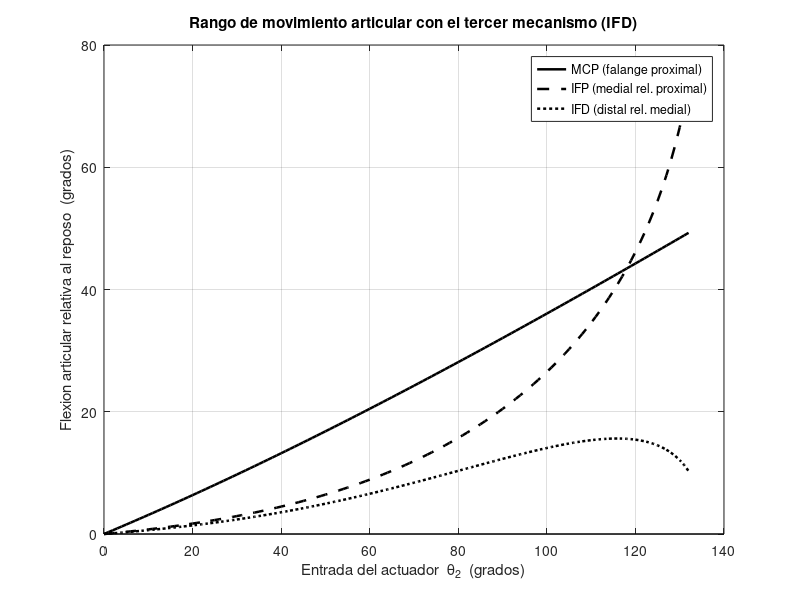
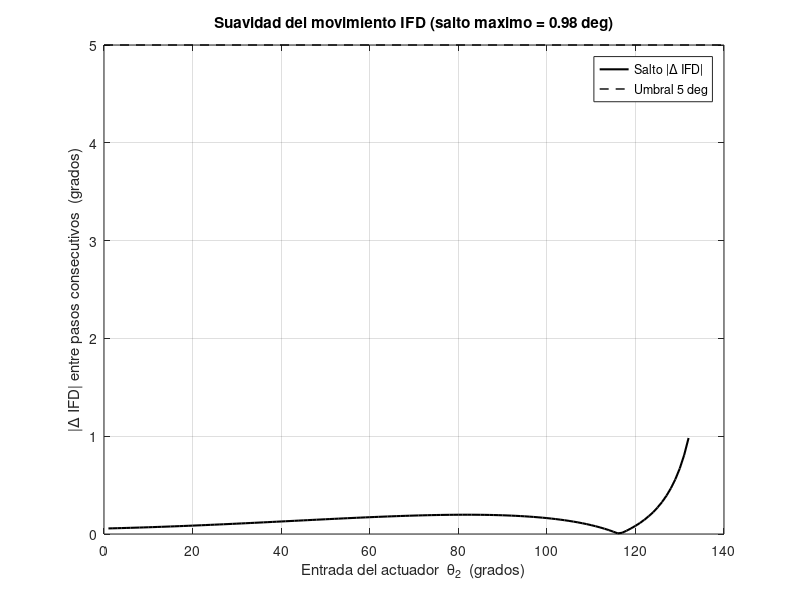

Reproduce these figures in MATLAB, in order.
function R = validacion_cinematica_DIP()
% =========================================================================
% validacion_cinematica_DIP.m
% -------------------------------------------------------------------------
% Valida el RANGO DE MOVIMIENTO de las tres articulaciones del dedo
% (MCP, IFP, IFD/DIP) y verifica que NO existan cambios bruscos, usando la
% cinematica REAL del exoesqueleto MAS el tercer mecanismo de 4 barras
% (Link9 = 25 mm, Link10 = 35 mm) que da movimiento relativo a la falange
% distal.
%
% Este script:
%   1) Porta fielmente la cinematica de CinematicaExoFinal.m
%      (dos mecanismos de 5 barras + dos de 4 barras).
%   2) AGREGA el tercer mecanismo de 4 barras resuelto por interseccion de
%      circulos (sin funciones "hacky"): la falange distal deja de moverse
%      con un offset constante y pasa a girar segun el cierre del 4 barras.
%   3) Recorre el bucle completo del actuador (THETA2 = 0..132 grados).
%   4) Calcula el ROM de MCP, IFP, IFD y el salto maximo entre pasos
%      consecutivos (criterio de suavidad: < 5 grados => movimiento gradual).
%   5) Grafica los angulos articulares y los saltos entre pasos.
%
% Uso:
%   >> R = validacion_cinematica_DIP;     % R contiene los resultados
%   o simplemente:
%   >> validacion_cinematica_DIP
%
% Compatible con MATLAB y GNU Octave.
% =========================================================================

clc;
P = parametros();

N = 133;                 % THETA2 = 0..132 (igual que el .m original)
dtheta = 360 / 360;      % jnodos = 360 -> dtheta = 1 grado

THETA2   = zeros(1, N);
THETAfp  = zeros(1, N);   % flexion absoluta falange proximal
THETAfm  = zeros(1, N);   % flexion absoluta falange medial
THETAfd  = nan(1, N);     % flexion absoluta falange distal (tercer mec.)
ensamble = false(1, N);

gamma  = [];   % offset de soporte (bracket) del tercer mecanismo
dorsal = [];   % signo dorsal (montaje SOBRE el dedo), fijado una sola vez

for j = 1:N
    THETA2(j) = (j - 1) * dtheta + P.TETHA2inicial;
    est = cinematica_paso(THETA2(j), P);

    THETAfp(j) = est.THETAfp;
    THETAfm(j) = est.THETAfm;

    % Calibracion (una sola vez) del bracket y del lado dorsal
    if isempty(gamma)
        tm0 = tercer_mecanismo(est, P, [], []);
        if ~tm0.ok
            continue;   % si no ensambla en reposo, se pospone la calibracion
        end
        gamma  = tm0.gamma_bracket;
        dorsal = tm0.dorsal_sign;
    end

    tm = tercer_mecanismo(est, P, gamma, dorsal);
    if tm.ok
        THETAfd(j)  = tm.THETAfd;
        ensamble(j) = true;
    end
end

% -------------------------------------------------------------------------
% RANGO DE MOVIMIENTO (relativo al reposo, j = 1)
% -------------------------------------------------------------------------
% MCP : flexion absoluta de la falange proximal respecto al reposo
% IFP : flexion de la medial RELATIVA a la proximal, respecto al reposo
% IFD : flexion de la distal RELATIVA a la medial, respecto al reposo
fp0      = THETAfp(1);
rel_ifp  = wrap180(THETAfm - THETAfp);
rel_ifd  = wrap180(THETAfd - THETAfm);
fm0_rel  = rel_ifp(1);
fd0_rel  = rel_ifd(1);

MCP = wrap180(THETAfp - fp0);
IFP = wrap180(rel_ifp - fm0_rel);
IFD = wrap180(rel_ifd - fd0_rel);

% Suavidad del movimiento de la IFD: salto maximo entre pasos consecutivos
idx        = find(ensamble);
IFD_ok     = IFD(idx);
salto_ifd  = abs(diff(IFD_ok));
salto_max  = max(salto_ifd);

% -------------------------------------------------------------------------
% REPORTE EN CONSOLA
% -------------------------------------------------------------------------
fprintf('================================================================\n');
fprintf(' VALIDACION CINEMATICA DEL TERCER MECANISMO (IFD / DIP)\n');
fprintf(' Link9 = %g mm | Link10 = %g mm | fp = %g | fm = %g | fd = %g\n', ...
        P.Link9, P.Link10, P.fp, P.fm, P.fd);
fprintf('================================================================\n');
fprintf(' MCP : rango = %6.2f deg  (min = %7.2f, max = %7.2f)\n', ...
        max(MCP) - min(MCP), min(MCP), max(MCP));
fprintf(' IFP : rango = %6.2f deg  (min = %7.2f, max = %7.2f)\n', ...
        max(IFP) - min(IFP), min(IFP), max(IFP));
fprintf(' IFD : rango = %6.2f deg  (min = %7.2f, max = %7.2f)\n', ...
        max(IFD_ok) - min(IFD_ok), min(IFD_ok), max(IFD_ok));
fprintf('----------------------------------------------------------------\n');
fprintf(' Pasos ensamblados : %d / %d\n', numel(idx), N);
fprintf(' Salto maximo IFD entre pasos adyacentes = %.2f deg\n', salto_max);
if salto_max < 5.0
    fprintf(' -> Movimiento DIP GRADUAL verificado (sin saltos bruscos).\n');
else
    fprintf(' -> ADVERTENCIA: se detecto un salto > 5 deg en la IFD.\n');
end
fprintf('================================================================\n');

% -------------------------------------------------------------------------
% GRAFICAS
% -------------------------------------------------------------------------
% Figura 1: rango de movimiento articular vs entrada del actuador
figure('Name', 'Rango de movimiento articular', 'Color', 'w');
plot(THETA2, MCP, 'k-',  'LineWidth', 1.8); hold on;
plot(THETA2, IFP, 'k--', 'LineWidth', 1.8);
plot(THETA2(idx), IFD_ok, 'k:', 'LineWidth', 1.8);
xl = xlim;
plot(xl, [0 0], 'k-', 'LineWidth', 0.8);   % linea de referencia en 0
grid on;
xlabel('Entrada del actuador  \theta_2  (grados)');
ylabel('Flexion articular relativa al reposo  (grados)');
title('Rango de movimiento articular con el tercer mecanismo (IFD)');
legend({'MCP (falange proximal)', ...
        'IFP (medial rel. proximal)', ...
        'IFD (distal rel. medial)'}, 'Location', 'best');
hold off;

% Figura 2: suavidad del movimiento distal (saltos entre pasos)
figure('Name', 'Suavidad del movimiento IFD', 'Color', 'w');
plot(THETA2(idx(2:end)), salto_ifd, 'k-', 'LineWidth', 1.5); hold on;
xl2 = xlim;
plot(xl2, [5 5], 'k--', 'LineWidth', 1.0);   % umbral de "salto brusco"
grid on;
xlabel('Entrada del actuador  \theta_2  (grados)');
ylabel('|\Delta IFD| entre pasos consecutivos  (grados)');
title(sprintf('Suavidad del movimiento IFD (salto maximo = %.2f deg)', salto_max));
legend({'Salto |\Delta IFD|', 'Umbral 5 deg'}, 'Location', 'best');
hold off;

% -------------------------------------------------------------------------
% RESULTADOS DEVUELTOS
% -------------------------------------------------------------------------
R = struct();
R.THETA2      = THETA2;
R.THETAfp     = THETAfp;
R.THETAfm     = THETAfm;
R.THETAfd     = THETAfd;
R.MCP         = MCP;
R.IFP         = IFP;
R.IFD         = IFD;
R.salto_ifd   = salto_ifd;
R.salto_max   = salto_max;
R.ensamblados = numel(idx);
end


% =========================================================================
% FUNCIONES LOCALES
% =========================================================================
function P = parametros()
% Parametros de diseno ORIGINALES (CinematicaExoFinal.m, dedo indice)
P.Bancada1 = 18;
P.Bancada2 = 20;
P.Link1 = 35;
P.Link2 = 49;
P.Link3 = 25;
P.Link4 = 20;
P.Link5 = 25;
P.Link6 = 55;
P.Link7 = 35;
P.Link8 = 52;
P.Link9 = 25;        % tercer mecanismo: acoplador (valor original)
P.Link10 = 35;       % tercer mecanismo: balancin  (valor original)
P.c2 = 46.01;
P.TETHA2inicial = 0;
P.TETHA1inicial = 109;
P.THETA14B = 90;
P.hsp = 17;
P.dsp = 18;
P.fp = 49;
P.fm = 26;
P.fd = 24;
P.THETAauxfm = 51.39;
P.THETAauxfd = 38.78;
P.reng = 2;

% --- Tercer mecanismo (montado SOBRE el dedo, lado DORSAL) ---
% Anclaje Pa de la manivela/acoplador, fijo a la falange proximal (soporte S3).
% TODO el mecanismo (Pa, acoplador L9, balancin L10, D3) va por el lado DORSAL
% del dedo -el mismo lado que el resto del exoesqueleto- para NO chocar con la
% palma al cerrar el puno. Aun asi, la geometria del 4 barras hace que al
% flexionar la IFP la falange distal FLEXIONE (se curva hacia la palma) de
% forma GRADUAL, como un dedo real.
%   back3 : desplazamiento a lo largo de la falange proximal; NEGATIVO = el
%           soporte dorsal se extiende HACIA ADELANTE, pasando la IFP (mm)
%   up3   : standoff DORSAL (perpendicular a la falange proximal), perfil bajo (mm)
% Valores calibrados para flexion DIP gradual (~15 deg pico) manteniendo holgura
% dorsal con los huesos y sin colision con la palma.
P.back3 = -12.0;
P.up3   = 2.0;

% Variables derivadas (igual que en el .m original)
P.r4 = P.Link1;
P.r5 = P.Link2;
P.r2 = P.Link3;
P.r1 = P.Link4;
P.r3 = P.Bancada1 / 2;

P.a = P.Link4;
P.b = P.Link5;
P.c = sqrt(P.hsp^2 + P.dsp^2);
P.d = P.Bancada2;

P.r1m2 = P.fp - 2 * P.dsp;
P.r2m2 = P.Link7;
P.r3m2 = P.Link5 / 2;
P.r4m2 = P.Link3;
P.r5m2 = P.Link6;

P.a2 = P.Link7;
P.b2 = P.Link8;
P.d2 = sqrt(P.hsp^2 + P.dsp^2);

P.theta14B = P.THETA14B * pi / 180;
end


function est = cinematica_paso(THETA2_deg, P)
% Porta fielmente las ecuaciones de CinematicaExoFinal.m para un angulo de
% manivela THETA2_deg (grados). Devuelve los puntos y angulos relevantes.
theta2 = THETA2_deg * pi / 180;
THETA1 = THETA2_deg / P.reng + P.TETHA1inicial;
theta1 = THETA1 * pi / 180;

% --- PRIMER MECANISMO DE 5 BARRAS ---
e = (P.r1 * sin(theta1) - P.r4 * sin(theta2)) / ...
    (P.r4 * cos(theta2) - P.r1 * cos(theta1) + 2 * P.r3);
temp1 = (2 * (P.r1 * P.r3 * cos(theta1) + P.r3 * P.r4 * cos(theta2)) ...
         - P.r1^2 + P.r2^2 + P.r4^2 - P.r5^2);
f = temp1 / (2 * (P.r4 * cos(theta2) - P.r1 * cos(theta1) + 2 * P.r3));
daux = e^2 + 1;
g = 2 * (e * f - e * P.r1 * cos(theta1) + e * P.r3 - P.r1 * sin(theta1));
h = f^2 - 2 * f * (P.r1 * cos(theta1) - P.r3) ...
    - 2 * P.r1 * P.r3 * cos(theta1) + P.r1^2 + P.r3^2 - P.r2^2;
pyP = (-g + sqrt(g^2 - 4 * daux * h)) / (2 * daux);
pxP = e * pyP + f;

% --- PRIMER MECANISMO DE 4 BARRAS ---
k1 = P.d * cos(P.theta14B) + P.a * cos(theta1);
k2 = P.d * sin(P.theta14B) + P.a * sin(theta1);
k3 = k1^2 + k2^2 + P.c^2 - P.b^2;
A1 = -k3 - 2 * k1 * P.c;
B1 = 4 * k2 * P.c;
C1 = 2 * k1 * P.c - k3;
tantheta42 = (-B1 - sqrt(B1^2 - 4 * A1 * C1)) / (2 * A1);
theta4a = 2 * atan(tantheta42);
THETA4a = theta4a * 180 / pi;
if THETA4a < 0
    THETA4a = THETA4a + 360;
end

THETAfp = THETA4a + atan2d(P.hsp, P.dsp);
thetafp = THETAfp * pi / 180;
pxIFP = P.fp * cos(thetafp) - P.d * cos(P.theta14B) - P.r3;
pyIFP = P.fp * sin(thetafp) - P.d * sin(P.theta14B);

theta4a_rad = theta4a;
pxS1 = P.c * cos(theta4a_rad) - P.d * cos(P.theta14B) - P.r3;
pyS1 = P.c * sin(theta4a_rad) - P.d * sin(P.theta14B);
THETAps2 = THETAfp - atan2d(P.hsp, (P.fp - P.dsp));
thetaps2 = THETAps2 * pi / 180;
rs2 = sqrt(P.hsp^2 + (P.fp - P.dsp)^2);
pxS2 = rs2 * cos(thetaps2) - P.d * cos(P.theta14B) - P.r3;
pyS2 = rs2 * sin(thetaps2) - P.d * sin(P.theta14B);

pxM4 = P.a * cos(theta1) - P.r3;
pyM4 = P.a * sin(theta1);

% --- SEGUNDO MECANISMO DE 5 BARRAS (sistema secundario) ---
THETAroll = atan2d(pyM4 - pyS1, pxM4 - pxS1);
thetaroll = THETAroll * pi / 180;

THETA1m2so = atan2d(pyS2 - pyS1, pxS2 - pxS1);
if THETA1m2so < 0
    THETA1m2so = THETA1m2so + 360;
end
theta1m2 = (THETA1m2so - THETAroll) * pi / 180;

THETA2m2so = atan2d(pyP - pyM4, pxP - pxM4);
if THETA2m2so < 0
    THETA2m2so = THETA2m2so + 360;
end
theta2m2 = (THETA2m2so - THETAroll) * pi / 180;

temp2 = (P.r4m2 * cos(theta2m2) - P.r1m2 * cos(theta1m2) + 2 * P.r3m2);
em2 = (P.r1m2 * sin(theta1m2) - P.r4m2 * sin(theta2m2)) / temp2;
temp3 = (2 * (P.r1m2 * P.r3m2 * cos(theta1m2) ...
              + P.r3m2 * P.r4m2 * cos(theta2m2)) ...
         - P.r1m2^2 + P.r2m2^2 + P.r4m2^2 - P.r5m2^2);
fm2 = temp3 / (2 * temp2);
dauxm2 = em2^2 + 1;
gm2 = 2 * (em2 * fm2 - em2 * P.r1m2 * cos(theta1m2) ...
           + em2 * P.r3m2 - P.r1m2 * sin(theta1m2));
hm2 = fm2^2 - 2 * fm2 * (P.r1m2 * cos(theta1m2) - P.r3m2) ...
      - 2 * P.r1m2 * P.r3m2 * cos(theta1m2) ...
      + P.r1m2^2 + P.r3m2^2 - P.r2m2^2;
pyP2 = (-gm2 + sqrt(gm2^2 - 4 * dauxm2 * hm2)) / (2 * dauxm2);
pxP2 = em2 * pyP2 + fm2;

p2mag = sqrt(pxP2^2 + pyP2^2);
theta2p2 = atan2d(pyP2, pxP2) * pi / 180;
pxAUX = (pxS1 + pxM4) / 2;
pyAUX = (pyS1 + pyM4) / 2;
pxP2so = p2mag * cos(theta2p2 + thetaroll) + pxAUX;
pyP2so = p2mag * sin(theta2p2 + thetaroll) + pyAUX;

% --- SEGUNDO MECANISMO DE 4 BARRAS ---
THETA14B2 = atan2d(pyS2 - pyIFP, pxS2 - pxIFP);
theta14B2 = THETA14B2 * pi / 180;
THETA24B2 = atan2d(pyP2so - pyS2, pxP2so - pxS2);
if THETA24B2 < 0
    THETA24B2 = THETA24B2 + 360;
end
theta24B2 = THETA24B2 * pi / 180;

k1m2 = P.d2 * cos(theta14B2) + P.a2 * cos(theta24B2);
k2m2 = P.d2 * sin(theta14B2) + P.a2 * sin(theta24B2);
k3m2 = k1m2^2 + k2m2^2 + P.c2^2 - P.b2^2;
A1m2 = -k3m2 - 2 * k1m2 * P.c2;
B1m2 = 4 * k2m2 * P.c2;
C1m2 = 2 * k1m2 * P.c2 - k3m2;
tantheta42m2 = (-B1m2 - sqrt(B1m2^2 - 4 * A1m2 * C1m2)) / (2 * A1m2);
theta4am2 = 2 * atan(tantheta42m2);
THETA4am2 = theta4am2 * 180 / pi;
if THETA4am2 < 0
    THETA4am2 = THETA4am2 + 360;
end

pxP3 = pxIFP + P.c2 * cos(THETA4am2 * pi / 180);
pyP3 = pyIFP + P.c2 * sin(THETA4am2 * pi / 180);

% Falange medial (flexion natural)
THETAfm = THETA4am2 + P.THETAauxfm;
thetafm = THETAfm * pi / 180;
pxIFD = P.fm * cos(thetafm) + pxIFP;
pyIFD = P.fm * sin(thetafm) + pyIFP;

% Empaquetar resultados
est.THETA2  = THETA2_deg;
est.THETAfp = THETAfp;
est.THETAfm = THETAfm;
est.IFP = [pxIFP, pyIFP];
est.IFD = [pxIFD, pyIFD];
est.P3  = [pxP3, pyP3];
end


function tm = tercer_mecanismo(est, P, gamma_bracket, dorsal_sign)
% Resuelve el tercer mecanismo de 4 barras (montado SOBRE el dedo, DORSAL):
%   Tierra:    Pa -> IFP  (bracket S3 rigido sobre la falange PROXIMAL)
%   Manivela:  IFP -> IFD (la PROPIA falange medial, fm = 26 mm)
%   Balancin:  IFD -> D3   (Link10 = 35 mm), rigido con la falange distal
%   Acoplador: D3  -> Pa   (Link9 = 25 mm), por el lado DORSAL
%
% TODO el mecanismo va por el lado DORSAL del dedo (el mismo lado que el resto
% del exoesqueleto), para NO chocar con la palma al cerrar la mano. Aun asi, la
% geometria del 4 barras hace que al flexionar la IFP la falange distal
% FLEXIONE (se curva hacia la palma) de forma GRADUAL, como un dedo real.
%
% Si gamma_bracket / dorsal_sign vienen vacios, se calibran en esta pose y se
% devuelven para reutilizarlos en TODO el recorrido (evita saltos por re-elegir
% el lado en cada cuadro).
tm.ok = false;
tm.gamma_bracket = gamma_bracket;
tm.dorsal_sign   = dorsal_sign;

IFP = est.IFP;
IFD = est.IFD;
thetafp = est.THETAfp * pi / 180;

prox_dir  = [cos(thetafp), sin(thetafp)];
prox_norm = [-prox_dir(2), prox_dir(1)];

% Signo dorsal: se decide UNA sola vez (calibracion) por el lado de P3
if isempty(dorsal_sign)
    if dot(est.P3 - IFP, prox_norm) >= 0
        dorsal_sign = 1.0;
    else
        dorsal_sign = -1.0;
    end
    tm.dorsal_sign = dorsal_sign;
end

% TODO el tercer mecanismo va por el lado DORSAL (mismo lado que P3 y el resto
% del exoesqueleto), para NO chocar con la palma al cerrar la mano.
dorsal_norm = dorsal_sign * prox_norm;

% Anclaje del acoplador fijo a la falange proximal (soporte S3):
% back3 negativo => el soporte se extiende HACIA ADELANTE pasando la IFP;
% up3 => standoff DORSAL de perfil bajo.
Pa = IFP - P.back3 * prox_dir + P.up3 * dorsal_norm;

[solA, solB, okFlag] = circle_intersections(Pa, P.Link9, IFD, P.Link10);
if ~okFlag
    return;
end

% Rama del 4 barras (interseccion -perp, equivalente a sols(2)/solB en el
% modulo Python). Con el anclaje dorsal adelantado, coloca D3 por el DORSO de
% la falange distal y produce FLEXION distal GRADUAL al cerrarse el dedo.
D3 = solB;

ang_rocker = atan2(D3(2) - IFD(2), D3(1) - IFD(1));   % rad

% Calibracion del bracket para conservar la flexion natural en reposo
if isempty(gamma_bracket)
    thetafd_nat = (est.THETAfm + P.THETAauxfd) * pi / 180;
    gamma_bracket = thetafd_nat - ang_rocker;
    tm.gamma_bracket = gamma_bracket;
end

THETAfd = (ang_rocker + gamma_bracket) * 180 / pi;
thetafd = THETAfd * pi / 180;
PF = IFD + P.fd * [cos(thetafd), sin(thetafd)];

tm.ok = true;
tm.Pa = Pa;
tm.D3 = D3;
tm.PF = PF;
tm.THETAfd = THETAfd;
tm.ang_rocker = ang_rocker * 180 / pi;
end


function [solA, solB, okFlag] = circle_intersections(c0, r0, c1, r1)
% Interseccion de dos circulos. okFlag = false si no se cortan.
solA = [NaN, NaN];
solB = [NaN, NaN];
okFlag = false;

dvec = c1 - c0;
dist = hypot(dvec(1), dvec(2));
if dist > (r0 + r1) || dist < abs(r0 - r1) || dist == 0
    return;
end
aa = (r0^2 - r1^2 + dist^2) / (2 * dist);
hh2 = r0^2 - aa^2;
if hh2 < 0
    return;
end
hh = sqrt(hh2);
pm = c0 + aa * dvec / dist;
perp = [-dvec(2), dvec(1)] / dist;
solA = pm + hh * perp;
solB = pm - hh * perp;
okFlag = true;
end


function a = wrap180(a)
% Normaliza angulos (grados) al rango (-180, 180]
a = mod(a + 180, 360) - 180;
end
